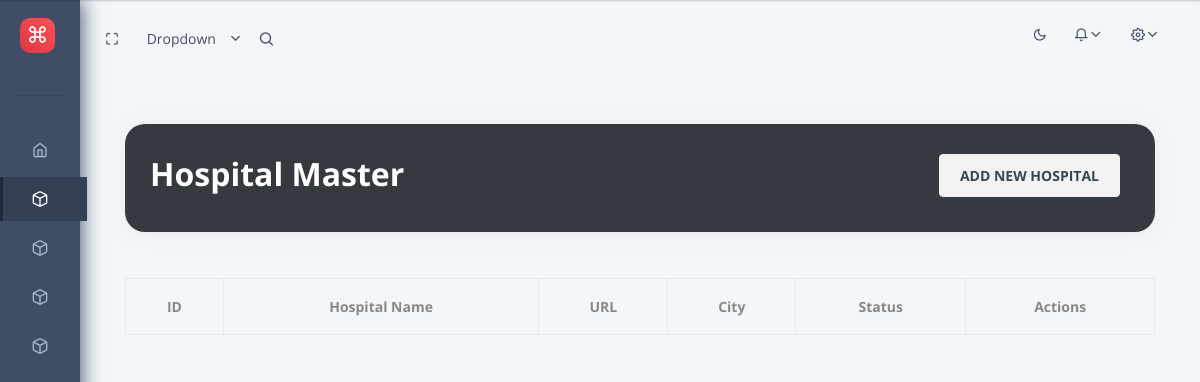
The page /home/dashboard/hospitals/ on the database as committed earlier.
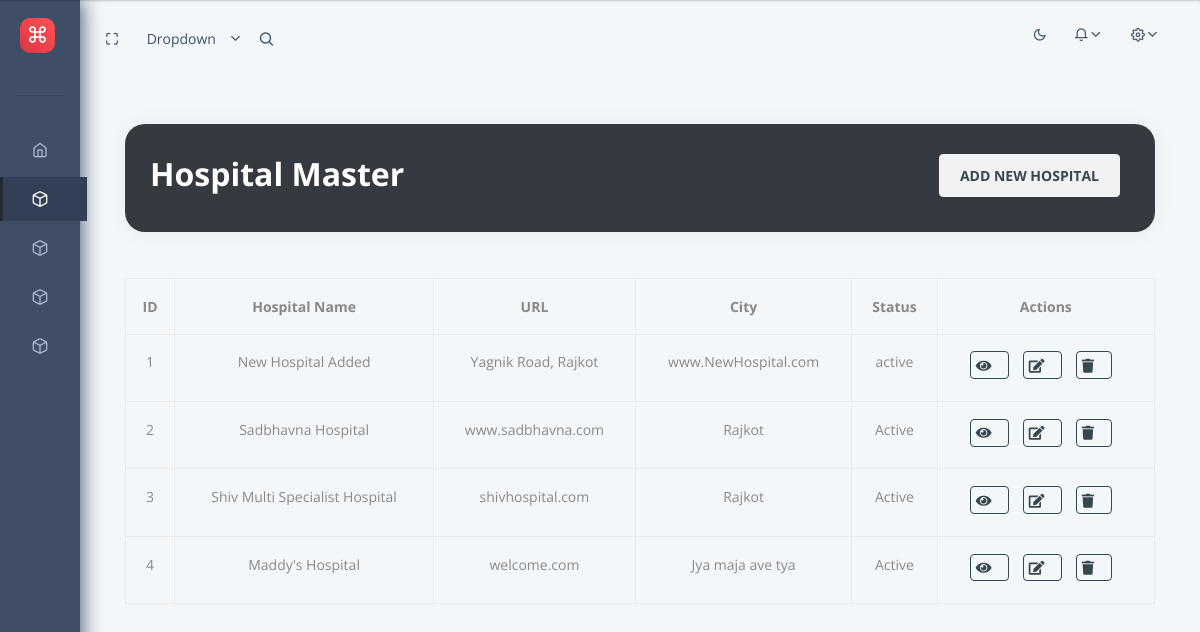
The same page on the database as committed later.
### home/models.py (models this page shows, shortened)
class HospitalMaster(models.Model):
    id = models.AutoField(primary_key=True)
    vHospitalName = models.CharField(max_length=255)
    vCity = models.CharField(max_length=255)
    vState = models.CharField(max_length=255)
    vAddress = models.CharField(max_length=255)
    vURL = models.CharField(max_length = 255, blank=True, null=True)
    eStatus = models.CharField(max_length=10,  blank=True, null=True)

### home/views.py (the view)
# urls.py: path('dashboard/hospitals/', hospital_list, name='hospital_list'),
def hospital_list(request):
    hospitals = HospitalMaster.objects.all()
    context = {
        'hospitals': hospitals,
        'segment': 'hospitalList',
        'parent' : 'hospital'
    }
    return render(request, 'home/hospitalList.html', context=context)

### templates/home/hospitalList.html (shortened to what this page needs)
{% extends 'layouts/base.html' %} {% load static %}  {% block content %} {% block extrastyle %}
<link href="https://cdnjs.cloudflare.com/ajax/libs/select2/4.0.13/css/select2.min.css" rel="stylesheet" />
{% endblock extrastyle %}
<div class="header pb-3">
  <div class="container-fluid ">
      <div class="header-body">
          <div class="row mt-3">
              <div class="col-md-12">
                  <div class="card card-stats rounded bg-dark">
                      <div class="card-body">
                          <div class="row">
                              <div class="col-md-12 d-flex align-items-center justify-content-between">
                                  <h3 class="h2 font-weight-bold  text-white"> Hospital Master </h3>
                                      <a href="{% url 'add_hospital' %}"
                                     class="btn btn-light bg-gradient-primary font-weight-bold">
                                      ADD NEW HOSPITAL
                                  </a>
                              </div>
                          </div>
                      </div>
                  </div>
              </div>
          </div>
      </div>
  </div>
</div>
<div class="container-fluid">
    <table id="hospitalTable" class="table table-bordered table-fixed text-center">
        <thead>
            <tr>
                <th class="text-center">ID</th>
                <th class="text-center">Hospital Name</th>
                <th class="text-center">URL</th>
                <th class="text-center">City</th>
                <th class="text-center">Status</th>
                <th class="text-center">Actions</th>
            </tr>
        </thead>
        <tbody>
            {% for hospital in hospitals %}
            <tr>
                <td>{{ forloop.counter }}</td>
                <td>{{ hospital.vHospitalName }}</td>
                <td class="text-center">
                    {{ hospital.vURL }}
                </td>
                <td class="text-center">
                    {{ hospital.vCity }}
                </td>
                <td class="text-center">
                    {{ hospital.eStatus }}
                </td>
                <td class="text-center">
                    <button class="btn btn-outline-dark btn-md" style="padding: 0.15rem 0.3rem;" onclick="viewHospital('{{ hospital.id }}')">
                        <i class="fas fa-eye fa-md"></i>
                    </button>
                    <button class="btn btn-outline-dark btn-md" style="padding: 0.15rem 0.3rem;" onclick="editHospital({{ hospital.id }})">
                        <i class="fas fa-edit fa-md"></i>
                    </button>
                    <a href="{% url 'delete_hospital' hospital.id %}" class="btn btn-outline-dark btn-md" style="padding: 0.15rem 0.3rem;">
                        <i class="fas fa-trash fa-md"></i>
                    </a>
                </td>
            </tr>
            {% endfor %}
        </tbody>
    </table>
</div>
{% endblock content %}

Rows that differ between the two databases and show on the page:
added HospitalMaster: vHospitalName "New Hospital Added", vURL "Yagnik Road, Rajkot", vCity "www.NewHospital.com", eStatus "active"
added HospitalMaster: vHospitalName "Sadbhavna Hospital", vURL "www.sadbhavna.com", vCity "Rajkot", eStatus "Active"
added HospitalMaster: vHospitalName "Shiv Multi Specialist Hospital", vURL "shivhospital.com", vCity "Rajkot", eStatus "Active"
added HospitalMaster: vHospitalName "Maddy's Hospital", vURL "welcome.com", vCity "Jya maja ave tya", eStatus "Active"
